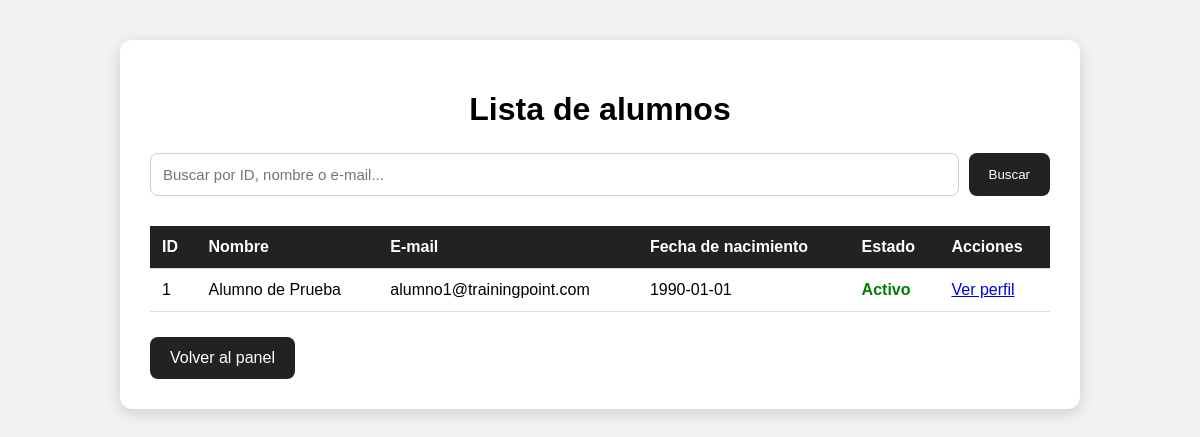
/alumnos (signed in), run on an earlier commit of the app's database.
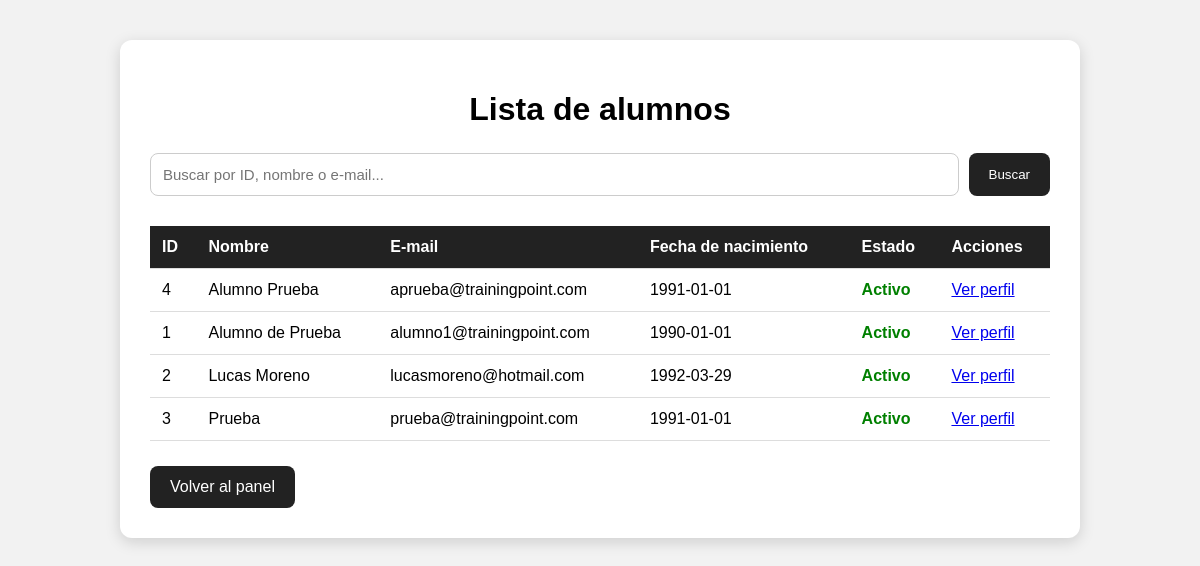
And on a later commit of the database.
### tables this page shows
CREATE TABLE alumnos (
            id INTEGER PRIMARY KEY AUTOINCREMENT,
            usuario_id INTEGER UNIQUE,
            nombre TEXT NOT NULL,
            email TEXT,
            fecha_nacimiento TEXT,
            telefono TEXT,
            direccion TEXT,
            certificado_medico TEXT,
            activo INTEGER DEFAULT 1, foto_perfil TEXT,
            FOREIGN KEY (usuario_id) REFERENCES usuarios(id)
        );

### app.py (the view)
@app.route("/alumnos")
def mostrar_alumnos():
    if "usuario_id" not in session:
        return redirect(url_for("inicio"))
    if session["rol"] != "administrador":
        return "Acceso no autorizado."
    busqueda = request.args.get("busqueda", "").strip()
    conexion = conectar()
    conexion.row_factory = sqlite3.Row
    cursor = conexion.cursor()
    if busqueda:
        cursor.execute("""
            SELECT id, nombre, email, fecha_nacimiento, telefono, activo
            FROM alumnos
            WHERE CAST(id AS TEXT) LIKE ?
               OR nombre LIKE ?
               OR email LIKE ?
            ORDER BY nombre
        """, (
            f"%{busqueda}%",
            f"%{busqueda}%",
            f"%{busqueda}%"
        ))
    else:
        cursor.execute("""
            SELECT id, nombre, email, fecha_nacimiento, telefono, activo
            FROM alumnos
            ORDER BY nombre
        """)
    alumnos = cursor.fetchall()
    conexion.close()
    return render_template(
        "alumnos.html",
        alumnos=alumnos,
        busqueda=busqueda
    )

### database.py (called while the page is built)
def conectar():
    conexion = sqlite3.connect("trainingpoint.db")
    return conexion

### templates/alumnos.html (shortened to what this page needs)
<!DOCTYPE html>
<html lang="es">
<head>
</head>
<body>
    <div class="contenedor">
        <h1>Lista de alumnos</h1>
        <form method="GET" action="{{ url_for('mostrar_alumnos') }}" class="buscador">
            <input
                type="text"
                name="busqueda"
                placeholder="Buscar por ID, nombre o e-mail..."
                value="{{ busqueda }}"
            >
            <button type="submit">Buscar</button>
        </form>
        <table>
            <tr>
                <th>ID</th>
                <th>Nombre</th>
                <th>E-mail</th>
                <th>Fecha de nacimiento</th>
                <th>Estado</th>
                <th>Acciones</th>
            </tr>
            {% for alumno in alumnos %}
            <tr>
                <td>{{ alumno.id }}</td>
                <td>{{ alumno.nombre }}</td>
                <td>{{ alumno.email }}</td>
                <td>{{ alumno.fecha_nacimiento }}</td>
                <td>
                    {% if alumno.activo == 1 %}
                        <span class="estado-activo">Activo</span>
                    {% else %}
                        <span class="estado-inactivo">Inactivo</span>
                    {% endif %}
                </td>
                <td>
                    <a href="{{ url_for('perfil_alumno_admin', alumno_id=alumno.id) }}">
                        Ver perfil
                    </a>
                </td>
            </tr>
            {% endfor %}
        </table>
        <a href="{{ url_for('panel') }}" class="volver">
            Volver al panel
        </a>
    </div>
</body>
</html>

### templates/alumnos.html (style rules this page uses)
body { font-family: Arial, sans-serif; background-color: #f2f2f2; margin: 0; padding: 40px; }
.contenedor { max-width: 900px; margin: auto; background-color: white; padding: 30px; border-radius: 12px; box-shadow: 0 4px 15px rgba(0, 0, 0, 0.15); }
h1 { text-align: center; }
table { width: 100%; border-collapse: collapse; margin-top: 30px; }
th, td { padding: 12px; border-bottom: 1px solid #ddd; text-align: left; }
th { background-color: #222; color: white; }
.buscador { display: flex; gap: 10px; margin-top: 25px; }
.buscador input { flex: 1; padding: 12px; border: 1px solid #ccc; border-radius: 8px; font-size: 15px; }
.buscador button { padding: 12px 20px; background-color: #222; color: white; border: none; border-radius: 8px; cursor: pointer; }
.estado-activo { color: green; font-weight: bold; }
.volver { display: inline-block; margin-top: 25px; padding: 12px 20px; background-color: #222; color: white; text-decoration: none; border-radius: 8px; }

What changed in the data, as far as the page shows it:
added alumnos: id "4", nombre "Alumno Prueba", email "aprueba@trainingpoint.com", fecha_nacimiento "1991-01-01", activo "Activo"
added alumnos: id "2", nombre "Lucas Moreno", email "lucasmoreno@hotmail.com", fecha_nacimiento "1992-03-29", activo "Activo"
added alumnos: id "3", nombre "Prueba", email "prueba@trainingpoint.com", fecha_nacimiento "1991-01-01", activo "Activo"
